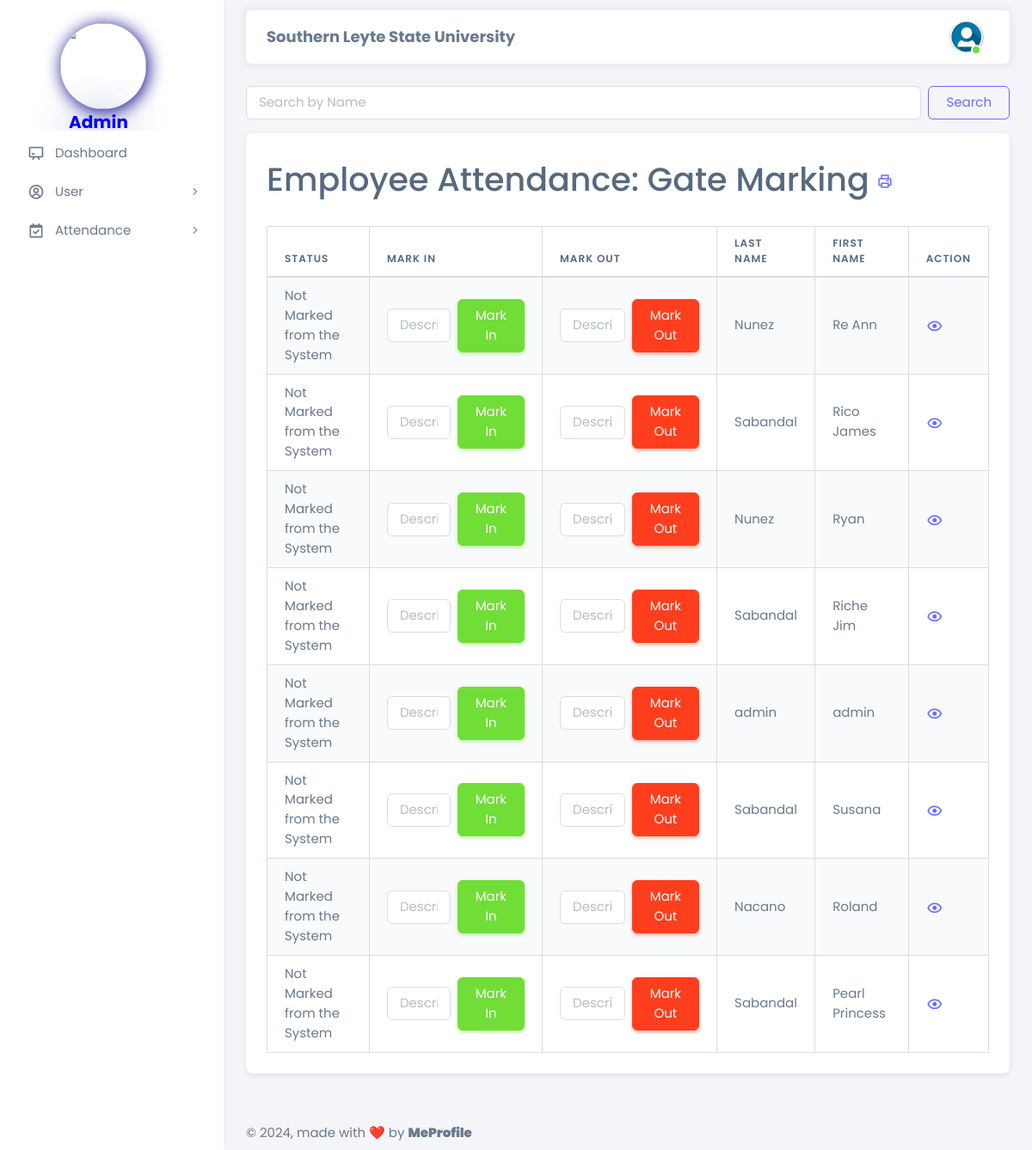
The app's page /html/admin/attendance_gate.php (signed in) with its own data.
### tables this page shows
CREATE TABLE `employee_registration` (
  `employee_id` int NOT NULL,
  `first_name` varchar(50) NOT NULL,
  `last_name` varchar(50) NOT NULL,
  `email` varchar(100) NOT NULL,
  `password` varchar(255) NOT NULL,
  `phone_number` varchar(15) DEFAULT NULL,
  `department` varchar(50) DEFAULT NULL,
  `position` varchar(50) DEFAULT NULL,
  `is_admin` tinyint(1) NOT NULL DEFAULT '0',
  `hire_date` date DEFAULT NULL,
  `address` varchar(255) DEFAULT NULL,
  `city` varchar(100) DEFAULT NULL,
  `postal_code` varchar(20) DEFAULT NULL,
  `country` varchar(50) DEFAULT NULL,
  `date_of_birth` date DEFAULT NULL,
  `gender` varchar(10) DEFAULT NULL,
  `emergency_contact_name` varchar(100) DEFAULT NULL,
  `emergency_contact_number` varchar(15) DEFAULT NULL,
  `created_at` timestamp NULL DEFAULT CURRENT_TIMESTAMP,
  `updated_at` timestamp NULL DEFAULT CURRENT_TIMESTAMP ON UPDATE CURRENT_TIMESTAMP,
  `is_assigned` tinyint(1) NOT NULL DEFAULT '0',
  `is_assigned_department` tinyint(1) NOT NULL DEFAULT '0'
);

### html/admin/attendance_gate.php (the view, shortened to what this page needs)
<?php
require '../config.php';
$search = '';
if (isset($_GET['search']) && !empty($_GET['search'])) {
    $search = sanitize_input($_GET['search']);
    $sql = "SELECT employee_id, first_name, last_name
            FROM employee_registration
            WHERE first_name LIKE ? OR last_name LIKE ?";
    $stmt = $conn->prepare($sql);
    $search_param = "%" . $search . "%";
    $stmt->bind_param("ss", $search_param, $search_param);
} else {
    $sql = "SELECT employee_id, first_name, last_name FROM employee_registration";
    $stmt = $conn->prepare($sql);
}
$stmt->execute();
$result = $stmt->get_result();
?>
<!DOCTYPE html>
<html lang="en" class="light-style layout-menu-fixed" dir="ltr" data-theme="theme-default" data-assets-path="../assets/" data-template="vertical-menu-template-free">
<head>
    <link rel="stylesheet" href="https://cdn.jsdelivr.net/npm/sweetalert2@11/dist/sweetalert2.min.css">
    <link rel="stylesheet" href="../../assets/vendor/fonts/boxicons.css" />
    <link rel="stylesheet" href="../../assets/vendor/css/core.css" class="template-customizer-core-css" />
    <link rel="stylesheet" href="../../assets/vendor/css/theme-default.css" class="template-customizer-theme-css" />
    <link rel="stylesheet" href="../../assets/css/demo.css" />
    <link rel="stylesheet" href="../../assets/vendor/libs/perfect-scrollbar/perfect-scrollbar.css" />
    <link rel="stylesheet" href="../../assets/vendor/libs/apex-charts/apex-charts.css" />
    <link rel="stylesheet" href="https://cdnjs.cloudflare.com/ajax/libs/font-awesome/5.15.4/css/all.min.css">
    <link rel="stylesheet" href="https://cdnjs.cloudflare.com/ajax/libs/font-awesome/6.0.0/css/all.min.css">
</head>
<body>
    <div class="layout-wrapper layout-content-navbar">
        <div class="layout-container">
            <?php include('../navbar/admin/sidenavbar.php'); ?>
            <div class="layout-page">
                <?php include('../navbar/admin/navbar.php'); ?>
                <div class="content-wrapper">
                    <div class="container-xxl flex-grow-1 container-p-y">
                        <div class="row mb-3">
                            <div class="col-lg-12">
                                <form class="d-flex" method="GET" action="<?php echo htmlspecialchars($_SERVER["PHP_SELF"]); ?>">
                                    <input class="form-control me-2" type="search" placeholder="Search by Name" aria-label="Search" name="search" value="<?php echo htmlspecialchars($search); ?>">
                                    <button class="btn btn-outline-primary" type="submit">Search</button>
                                </form>
                            </div>
                        </div>
                        <div class="row">
                            <div class="col-lg-12 mb-4">
                                <div class="card">
                                    <div class="card-body">
                                        <h1 class="mb-4 d-inline-flex align-items-center">
                                            Employee Attendance: Gate Marking
                                            <div class="dropdown ms-2">
                                                <button class="btn btn-link text-decoration-none p-0" type="button" id="dropdownMenuButton" data-bs-toggle="dropdown" aria-expanded="false">
                                                    <i class="bx bx-printer"></i>
                                                </button>
                                            </div>
                                        </h1>
                                        <div class="table-responsive">
                                            <table class="table table-bordered table-striped">
                                                <thead>
                                                    <tr>
                                                        <th>Status</th>
                                                        <th>Mark In</th>
                                                        <th>Mark Out</th>
                                                        <th>Last Name</th>
                                                        <th>First Name</th>
                                                        <th>Action</th>
                                                    </tr>
                                                </thead>
                                                <tbody>
                                                    <?php
                                                    if ($result->num_rows > 0) {
                                                        while ($row = $result->fetch_assoc()) {
                                                            echo "<tr>";
                                                            $sql_status = "SELECT attendance_status FROM employee_attendance_gate WHERE employee_id = ? ORDER BY entry_time DESC LIMIT 1";
                                                            $stmt_status = $conn->prepare($sql_status);
                                                            $stmt_status->bind_param("i", $row["employee_id"]);
                                                            $stmt_status->execute();
                                                            $result_status = $stmt_status->get_result();
                                                            if ($result_status->num_rows > 0) {
                                                                $status_row = $result_status->fetch_assoc();
                                                                echo '<td class="status-icon">';
                                                                if ($status_row['attendance_status'] == '0') {
                                                                    echo "<td>Not Marked from the System</td>";
                                                                } elseif ($status_row['attendance_status'] == '1') {
                                                                    echo '<i class="fas fa-check-circle status-icon-checked"></i>';
                                                                } elseif ($status_row['attendance_status'] == '2') {
                                                                    echo '<i class="fas fa-times-circle status-icon-wrong"></i>';
                                                                }
                                                                echo '</td>';
                                                            } else {
                                                                echo "<td>Not Marked from the System</td>";
                                                            }
                                                            echo '<td class="mark-column">
                                                                <form method="post" action="" class="d-flex flex-column flex-sm-row align-items-center">
                                                                    <input type="hidden" name="employee_id" value="' . $row["employee_id"] . '">
                                                                    <input type="hidden" name="entry_type" value="in">
                                                                    <input type="text" name="description" class="form-control mb-2 mb-sm-0 me-sm-2" placeholder="Description (optional)">
                                                                    <button type="submit" name="mark_attendance" class="btn btn-success">
                                                                        <span class="d-none d-sm-inline">Mark In</span>
                                                                        <span class="d-inline d-sm-none">In</span>
                                                                    </button>
                                                                </form>
                                                            </td>';
                                                            echo '<td class="mark-column">
                                                                <form method="post" action="" class="d-flex flex-column flex-sm-row align-items-center">
                                                                    <input type="hidden" name="employee_id" value="' . $row["employee_id"] . '">
                                                                    <input type="hidden" name="entry_type" value="out">
                                                                    <input type="text" name="description" class="form-control mb-2 mb-sm-0 me-sm-2" placeholder="Description (optional)">
                                                                    <button type="submit" name="mark_attendance" class="btn btn-danger">
                                                                        <span class="d-none d-sm-inline">Mark Out</span>
                                                                        <span class="d-inline d-sm-none">Out</span>
                                                                    </button>
                                                                </form>
                                                            </td>';
                                                            echo "<td>" . $row["last_name"] . "</td>";
                                                            echo "<td>" . $row["first_name"] . "</td>";
                                                            echo "<td><a href='attendance_gate_history.php?employee_id=" . $row['employee_id'] . "'><i class='menu-icon tf-icons bx bx-show'></i></a></td>";
                                                            echo "</tr>";
                                                            }
                                                        } else {
                                                            echo "<tr><td colspan='6'>No employees found.</td></tr>";
                                                        }
                                                    ?>
                                                </tbody>
                                            </table>
                                        </div>
                                    </div>
                                </div>
                            </div>
                        </div>
                    </div>
                </div>
                <footer class="content-footer footer bg-footer-theme">
                    <div class="container-xxl d-flex flex-wrap justify-content-between py-2 flex-md-row flex-column">
                        <div class="mb-2 mb-md-0">
                            ©
                            , made with ❤️ by
                            <a href="https://www.facebook.com/james.jeager.3" target="_blank" class="footer-link fw-bolder">MeProfile</a>
                        </div>
                    </div>
                </footer>
            </div>
        </div>
    </div>
</body>
</html>

### html/admin/attendance_gate.php (style rules this page uses)
body { font-family: 'Poppins', sans-serif; }

### records on screen
employee_registration: last_name "Nunez", first_name "Re Ann"
employee_registration: last_name "Sabandal", first_name "Rico James"
employee_registration: last_name "Nunez", first_name "Ryan"
employee_registration: last_name "Sabandal", first_name "Riche Jim"
employee_registration: last_name "admin", first_name "admin"
employee_registration: last_name "Sabandal", first_name "Susana"
employee_registration: last_name "Nacano", first_name "Roland"
employee_registration: last_name "Sabandal", first_name "Pearl Princess"
